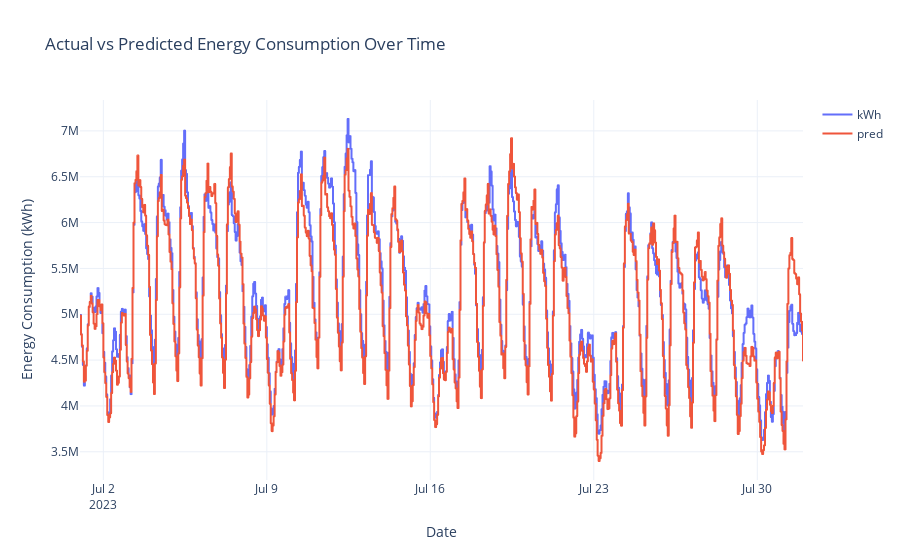

Source (notebook cell):
### Code cell
# Create the figure with step lines for both actual and predicted values
fig = px.line(
    y_preds_val.reset_index(),
    x="datetime",
    y=["kWh", "pred"],
    labels={
        "datetime": "Date",
        "value": "Energy Consumption (kWh)",
        "variable": "Series",
    },
    title="Actual vs Predicted Energy Consumption Over Time",
    line_shape="hv",  # Set line shape to horizontal-vertical for step chart
)

# Customize the layout
fig.update_layout(
    template="plotly_white",
    legend=dict(title=""),
    xaxis_title="Date",
    yaxis_title="Energy Consumption (kWh)",
)

# Show the figure
fig.show()

### Figure 1 — Plotly figure (JSON) as saved in the notebook; plotly's stock layout.template omitted (floating-point values rounded to 4 significant figures; data arrays with more than 128 entries replaced by an {"elided": "..."} marker saying what was removed)
{"data": [{"hovertemplate": "Series=kWh<br>Date=%{x}<br>Energy Consumption (kWh)=%{y}<extra></extra>", "legendgroup": "kWh", "line": {"color": "#636efa", "dash": "solid", "shape": "hv"}, "marker": {"symbol": "circle"}, "mode": "lines", "name": "kWh", "showlegend": true, "type": "scattergl", "x": {"elided": "744 str values"}, "xaxis": "x", "y": {"elided": "744 float values"}, "yaxis": "y"}, {"hovertemplate": "Series=pred<br>Date=%{x}<br>Energy Consumption (kWh)=%{y}<extra></extra>", "legendgroup": "pred", "line": {"color": "#EF553B", "dash": "solid", "shape": "hv"}, "marker": {"symbol": "circle"}, "mode": "lines", "name": "pred", "showlegend": true, "type": "scattergl", "x": {"elided": "744 str values"}, "xaxis": "x", "y": {"elided": "744 float values"}, "yaxis": "y"}], "layout": {"legend": {"title": {"text": ""}, "tracegroupgap": 0}, "title": {"text": "Actual vs Predicted Energy Consumption Over Time"}, "xaxis": {"anchor": "y", "domain": [0, 1], "title": {"text": "Date"}}, "yaxis": {"anchor": "x", "domain": [0, 1], "title": {"text": "Energy Consumption (kWh)"}}}}
